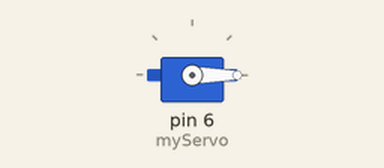
The sketch below on a simulated Arduino Uno, built with avr-gcc and run on an emulated ATmega328P. Shown: servo.

Above: at 0.05 s.
Timing chart, 0 to 3.0 s (numbered marks = the images above):
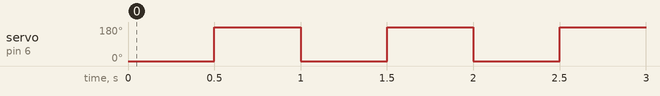

The sketch:

Servo_blink.ino
```cpp
#include <Servo.h>

Servo myServo;


void setup() {
  // put your setup code here, to run once:
  myServo.attach(6);
  myServo.write(90);
}

void loop() {
  // put your main code here, to run repeatedly:
  myServo.write(0);
  delay(500);
  myServo.write(180);
  delay(500);
}
```

Measured:
- by itself, servo on pin 6 (myServo): alternates 180° for 0.50 s and 0° for 0.50 s
